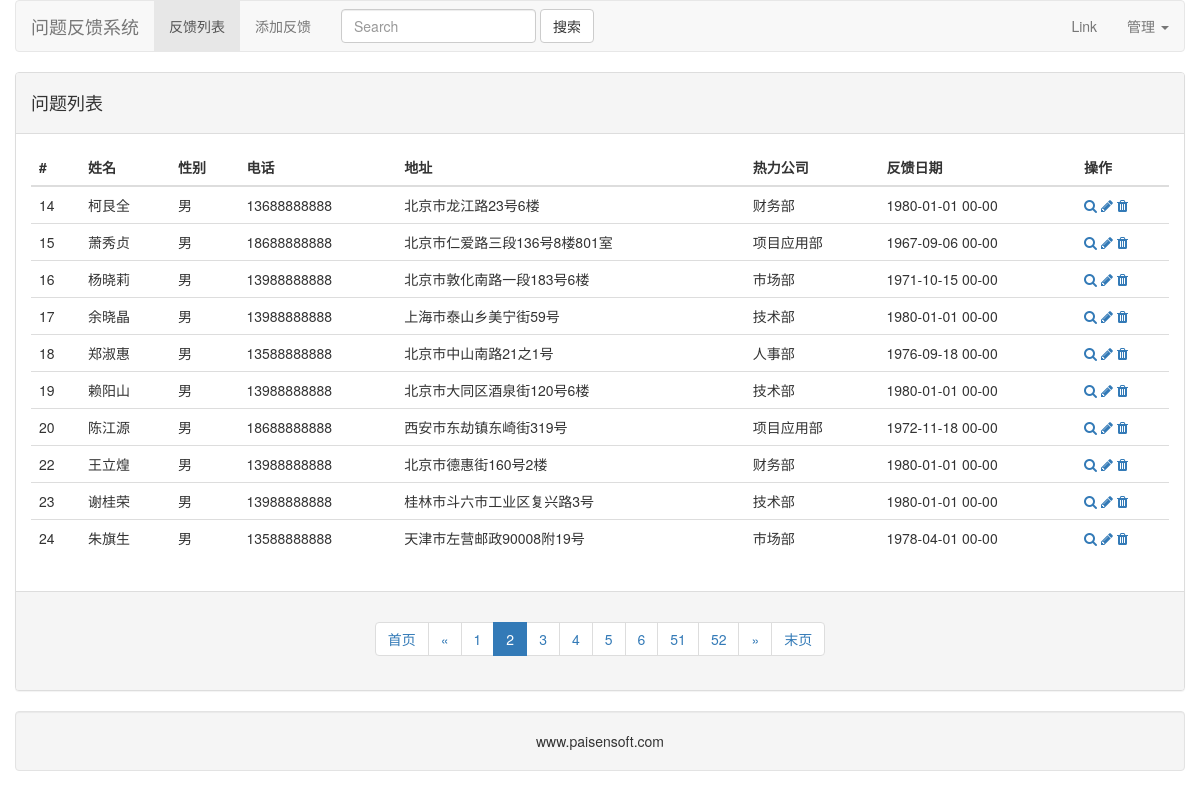
Page /admin/list/2/ on the committed database.
### feedback/models.py (models this page shows, shortened)
class Employee(db.Model):
    __tablename__ = 'employee'
    id = db.Column(db.Integer, primary_key=True)
    name = db.Column(db.String)
    gender = db.Column(db.String)
    mobile = db.Column(db.String)
    address = db.Column(db.String)
    text = db.Column(db.Text)
    c_time = db.Column(db.DateTime)
    departmentid = db.Column(db.Integer, db.ForeignKey('department.id'))
    department = db.relationship('Department', backref=db.backref('employees', lazy='dynamic'))

class Department(db.Model):
    __tablename__ = 'department'
    id = db.Column(db.Integer, primary_key=True)
    name = db.Column(db.String)

### feedback/views.py (the view, shortened to what this page needs)
class FeedbackList(MethodView):
    def get(self,page=1):
        form = Employee.query.paginate(page,per_page=10)
        return render_template('feedback_list.html',form=form)

### templates/feedback_list.html
{% extends 'base.html' %}
{% import 'helper.html' as helper %}
{% block main_context %}
    <div class="row">
    <div class="panel panel-default">
    <div class="panel-heading">
        <h4>问题列表</h4>
    </div>
        <div class="panel-body">
            <table class="table table-hover">
                <thead>
                <tr>
                    <th>#</th>
                    <th>姓名</th>
                    <th>性别</th>
                    <th>电话</th>
                    <th>地址</th>
                    <th>热力公司</th>
                    <th>反馈日期</th>
                    <th>操作</th>
                </tr>
                </thead>
                <tbody>
                {% for emp in form.items %}
                <tr>
                    <td>{{ emp.id }}</td>
                    <td>{{ emp.name }}</td>
                    <td>{{ emp.gender }}</td>
                    <td>{{ emp.mobile }}</td>
                    <td>{{ emp.address }}</td>
                    <td>{{ emp.department.name }}</td>
                    <td>{{ emp.c_time.strftime('%Y-%m-%d %H-%M') }}</td>
                    <td>
                        <a href=""><i class="fa fa-search"></i></a>
                        <a href="{{ url_for('admin.edit',id=emp.id) }}"><i class="fa fa-pencil"></i></a>
                        <a href="{{ url_for('admin.del',id=emp.id) }}"><i class="fa fa-trash"></i></a>
                    </td>
                </tr>
                {% endfor %}
                </tbody>
            </table>
        </div>
    <div class="panel-footer">
        {{ helper.render_paginate(form,'admin.emplist') }}
    </div>
    </div>
    </div>
{% endblock %}

### rows in the picture
Employee: id "14", name "柯艮全", gender "男", mobile "13688888888", address "北京市龙江路23号6楼", department.name "财务部", c_time "1980-01-01 00-00"
Employee: id "15", name "萧秀贞", gender "男", mobile "18688888888", address "北京市仁爱路三段136号8楼801室", department.name "项目应用部", c_time "1967-09-06 00-00"
Employee: id "16", name "杨晓莉", gender "男", mobile "13988888888", address "北京市敦化南路一段183号6楼", department.name "市场部", c_time "1971-10-15 00-00"
Employee: id "17", name "余晓晶", gender "男", mobile "13988888888", address "上海市泰山乡美宁街59号", department.name "技术部", c_time "1980-01-01 00-00"
Employee: id "18", name "郑淑惠", gender "男", mobile "13588888888", address "北京市中山南路21之1号", department.name "人事部", c_time "1976-09-18 00-00"
Employee: id "19", name "赖阳山", gender "男", mobile "13988888888", address "北京市大同区酒泉街120号6楼", department.name "技术部", c_time "1980-01-01 00-00"
Employee: id "20", name "陈江源", gender "男", mobile "18688888888", address "西安市东劫镇东崎街319号", department.name "项目应用部", c_time "1972-11-18 00-00"
Employee: id "22", name "王立煌", gender "男", mobile "13988888888", address "北京市德惠街160号2楼", department.name "财务部", c_time "1980-01-01 00-00"
Employee: id "23", name "谢桂荣", gender "男", mobile "13988888888", address "桂林市斗六市工业区复兴路3号", department.name "技术部", c_time "1980-01-01 00-00"
Employee: id "24", name "朱旗生", gender "男", mobile "13588888888", address "天津市左营邮政90008附19号", department.name "市场部", c_time "1978-04-01 00-00"

### other values in the picture
{{ page }} "1" "3" "4" "5" "6" "51" "52"
{{ page }} "2"
